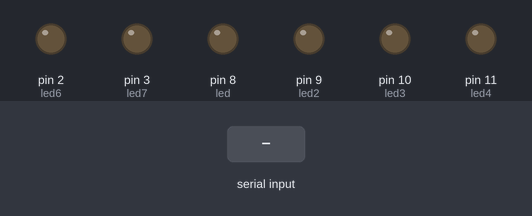
This sketch was run on a simulated Arduino Uno, built with avr-gcc and run on an emulated ATmega328P. On the bench: output pins drawn as LEDs (lit = HIGH). Inputs (shaded band) come from the test bench. What the sketch prints to the serial monitor is not drawn.

Above: at 2.1 s.
2.2 s: "30,150\n" received over Serial
At 3.3 s:
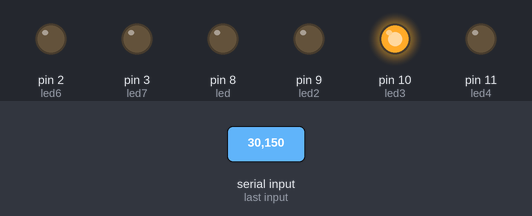
7.5 s: "2\n" received over Serial
At 10.4 s:
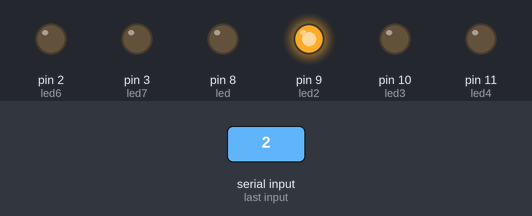
10.5 s: "4\n" received over Serial
At 12.6 s:
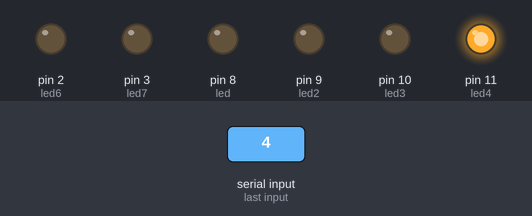
13.5 s: "6\n" received over Serial
At 15.2 s:
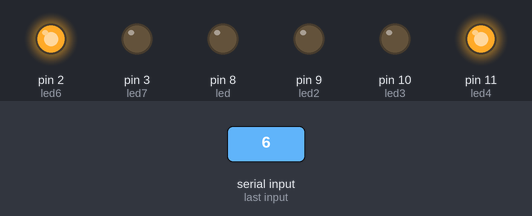
15.5 s: "1\n" received over Serial
At 16.8 s:
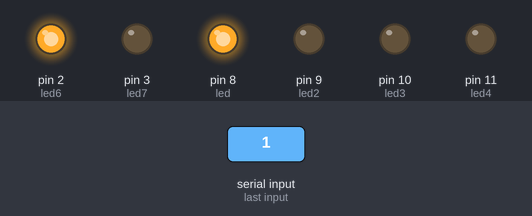
17.5 s: "3\n" received over Serial
At 18.4 s:
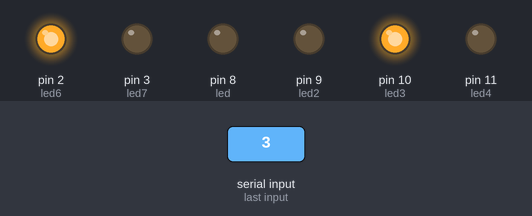
Timing chart, 0 to 20.5 s (numbered marks = the images above; inputs shaded):
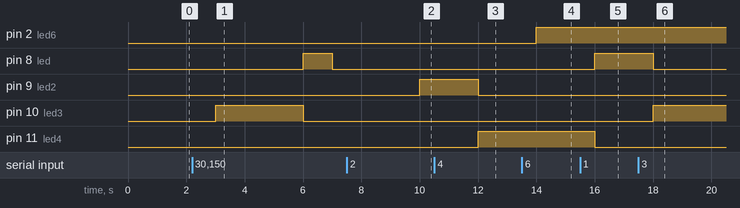

The sketch:

sketch_jul03a.ino
```cpp
//All of my led's connected to ports. Skipped over 5 to debug.
int led = 8;
int led2 = 9;
int led3 = 10;
int led4 = 11;
int led6 = 2;
int led7 = 3;

void setup() {
  Serial.begin(9600); //Serial with Python
  pinMode(led, OUTPUT); //turn on the lights
  pinMode(led2, OUTPUT);
  pinMode(led3, OUTPUT);
  pinMode(led4, OUTPUT);
  pinMode(led6, OUTPUT);
  pinMode(led7, OUTPUT);
}

void off(int pynum) { //turn off the important lights when sent the correct data.
  if(pynum > 0 && pynum < 6){
    digitalWrite(led, LOW);
    digitalWrite(led2, LOW);
    digitalWrite(led3, LOW);
    digitalWrite(led4, LOW);
  }
}

void loop(){
  Serial.write(1);
  delay(1000);
  if(Serial.available() > 0){ //if Python speaks.
    const char original_byte = Serial.read(); //take some data from Python.
    int received_byte = atoi(&original_byte); //make it an int.
    off(received_byte); //check to see if the first four led's updated.
    if(received_byte == 1){ //do the cool stuff.
      digitalWrite(led, HIGH);
    }else if(received_byte == 2){
      digitalWrite(led2, HIGH);
    }else if(received_byte == 3){
      digitalWrite(led3, HIGH);
    }else if(received_byte == 4){
      digitalWrite(led4, HIGH);
    }else if(received_byte == 6){
      digitalWrite(led6, HIGH);
      digitalWrite(led7, LOW);
    }else if(received_byte == 7){
      digitalWrite(led7, HIGH);
      digitalWrite(led6, LOW);
    }

  }
}
```

Measured:
- after the input at 2.2 s, pin 8 (led): LOW → HIGH after 3.8 s, → LOW 1.0 s later; pin 10 (led3): LOW → HIGH after 0.80 s, → LOW 3.0 s later
- after the input at 7.5 s, pin 9 (led2): LOW → HIGH after 2.5 s
- after the input at 10.5 s, pin 9 (led2): HIGH → LOW after 1.5 s; pin 11 (led4): LOW → HIGH after 1.5 s
- after the input at 13.5 s, pin 2 (led6): LOW → HIGH after 0.50 s
- after the input at 15.5 s, pin 8 (led): LOW → HIGH after 0.50 s; pin 11 (led4): HIGH → LOW after 0.50 s
- after the input at 17.5 s, pin 8 (led): HIGH → LOW after 0.50 s; pin 10 (led3): LOW → HIGH after 0.50 s
